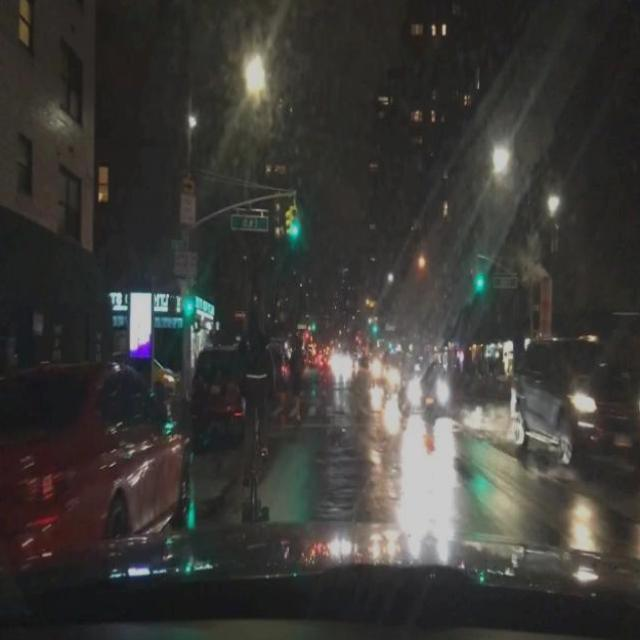
#> input picture dataset/train/images/0432d284-b1121aaf_augmented_1_jpg.rf.aae67d0da1689ef3f34b447ddf7b9ffc.jpg, 640 x 640 px
$ python prepare_experiments.py
#> lines starting #> are read from the running program, lines starting #| are printed output that depends on the picture
### src/preprocessing.py
"""Adaptive illumination preprocessing module for Low-light Pedestrian Detection.

This module provides deterministic, high-throughput image enhancement techniques:
1. L-channel CLAHE (Contrast Limited Adaptive Histogram Equalization) in CIE L*a*b* space.
2. Non-linear Gamma Correction using an optimized 256-element Lookup Table (LUT).

These functions enhance low-light pedestrian silhouettes and edge features
without corrupting chromaticity channels or incurring heavy deep-learning latency.
"""

from pathlib import Path
from typing import Optional, Tuple
import cv2
import numpy as np


# Configuration Constants
DEFAULT_CLAHE_CLIP_LIMIT: float = 2.0
DEFAULT_CLAHE_TILE_GRID: Tuple[int, int] = (8, 8)
DEFAULT_GAMMA_VALUE: float = 0.6  # Values < 1.0 lift dark shadow regions


def apply_clahe_lab(
    image: np.ndarray,
    clip_limit: float = DEFAULT_CLAHE_CLIP_LIMIT,
    tile_grid_size: Tuple[int, int] = DEFAULT_CLAHE_TILE_GRID,
) -> np.ndarray:
    """Enhance luminance contrast using CLAHE applied solely to the L* channel.

    Converts an input BGR image into the CIE L*a*b* color space, isolates the
    lightness (L*) channel, applies Contrast Limited Adaptive Histogram Equalization,
    and recombines with original chrominance (a*, b*) channels. This prevents
    unwanted color cast shifts and noise over-amplification.

    Args:
        image: Input 3-channel image in BGR format (uint8, shape [H, W, 3]).
        clip_limit: Threshold for contrast limiting in CLAHE.
        tile_grid_size: Number of rectangular grid tiles for local histogram equalisation.

    Returns:
        Enhanced 3-channel image in BGR format (uint8, shape [H, W, 3]).

    Raises:
        ValueError: If input image is empty or not 3-channel uint8.
    """
    if image is None or image.size == 0:
        raise ValueError("Input image cannot be None or empty.")
    if len(image.shape) != 3 or image.shape[2] != 3:
        raise ValueError(f"Expected 3-channel image, got shape: {image.shape}")

    # Convert BGR to CIE L*a*b* color space
    lab_image: np.ndarray = cv2.cvtColor(image, cv2.COLOR_BGR2LAB)
    l_channel, a_channel, b_channel = cv2.split(lab_image)

    # Apply CLAHE to the lightness channel only
    clahe: cv2.CLAHE = cv2.createCLAHE(
        clipLimit=clip_limit, tileGridSize=tile_grid_size
    )
    enhanced_l: np.ndarray = clahe.apply(l_channel)

    # Merge channels and convert back to BGR
    merged_lab: np.ndarray = cv2.merge((enhanced_l, a_channel, b_channel))
    return cv2.cvtColor(merged_lab, cv2.COLOR_LAB2BGR)


def apply_gamma_correction(
    image: np.ndarray,
    gamma: float = DEFAULT_GAMMA_VALUE,
) -> np.ndarray:
    """Apply non-linear tonal adjustment using an optimized Lookup Table (LUT).

    Transforms pixel intensities via the power-law equation I_out = 255 * (I_in / 255)^(gamma).
    For gamma < 1.0, shadow details are expanded while bright highlights are preserved.

    Args:
        image: Input image in BGR or grayscale format (uint8).
        gamma: Exponent parameter. Values < 1.0 brighten dark regions.

    Returns:
        Gamma-corrected image with identical dtype and spatial dimensions.

    Raises:
        ValueError: If input image is empty or gamma <= 0.
    """
    if image is None or image.size == 0:
        raise ValueError("Input image cannot be None or empty.")
    if gamma <= 0:
        raise ValueError(f"Gamma parameter must be strictly positive, got: {gamma}")

    # Construct 256-element LUT mapping input [0..255] to output [0..255]
    inv_gamma: float = 1.0 / gamma
    lut_values: np.ndarray = np.array(
        [((i / 255.0) ** inv_gamma) * 255 for i in range(256)],
        dtype=np.uint8,
    )

    # Execute hardware-accelerated lookup
    return cv2.LUT(image, lut_values)


# [43 lines left out: function create_comparison_grid, not called in this run]


# [10 lines that do not run on import are left out]

### src/prepare_experiments.py
"""Experiment dataset preparation module for Low-light Pedestrian Detection.

Prepares reproducible dataset configurations for the 3 training experiments:
1. Exp-A (Standard Fine-Tuning): Uses original low-light training split.
2. Exp-B (Proposed L-channel CLAHE): Training images enhanced with L-channel CLAHE.
3. Exp-C (Gamma Correction): Training images enhanced with non-linear Gamma (gamma=0.6).

CRITICAL LEAKAGE PREVENTION RULE:
Prapemrosesan CLAHE dan Gamma HANYA diterapkan pada split training.
Split validation dan test TETAP dibiarkan 100% murni tanpa augmentasi
agar evaluasi mencerminkan kemampuan model menghadapi citra malam riil di lapangan.
"""

import argparse
from pathlib import Path
import shutil
from typing import Dict, List
import cv2
from tqdm import tqdm
from preprocessing import apply_clahe_lab, apply_gamma_correction


DATASET_ORIGINAL: Path = Path("dataset")


def build_augmented_split(
    source_dir: Path,
    target_dir: Path,
    method: str,
) -> None:
    """Transform training images and preserve labels and validation/test splits.

    Args:
        source_dir: Root path of original dataset containing train/valid/test.
        target_dir: Root destination path for the augmented dataset variant.
        method: Transformation method ('clahe' or 'gamma').
    """
    if target_dir.exists():
        print(f"[INFO] Target directory '{target_dir}' already exists. Skipping rebuild.")
        return

    print(f"\n[INFO] Building '{method.upper()}' dataset variant at: {target_dir}")
    target_dir.mkdir(parents=True, exist_ok=True)

    # 1. Process Train Split
    train_src_img = source_dir / "train" / "images"
    train_src_lbl = source_dir / "train" / "labels"
    train_dst_img = target_dir / "train" / "images"
    train_dst_lbl = target_dir / "train" / "labels"

    train_dst_img.mkdir(parents=True, exist_ok=True)
    train_dst_lbl.mkdir(parents=True, exist_ok=True)

    img_files = sorted([p for p in train_src_img.iterdir() if p.suffix.lower() in (".jpg", ".jpeg", ".png")])
    print(f"[INFO] Transforming {len(img_files)} training images with {method.upper()}...")

    for img_path in img_files:
        img = cv2.imread(str(img_path))
        if img is None:
            continue

        if method == "clahe":
            transformed = apply_clahe_lab(img)
        elif method == "gamma":
            transformed = apply_gamma_correction(img, gamma=0.6)
        else:
            raise ValueError(f"Unknown augmentation method: {method}")

        out_img_path = train_dst_img / img_path.name
        cv2.imwrite(str(out_img_path), transformed)

    # Copy train labels intact
    print("[INFO] Copying training label annotations...")
    for lbl_path in train_src_lbl.glob("*.txt"):
        shutil.copy2(lbl_path, train_dst_lbl / lbl_path.name)

    # 2. Copy Valid and Test Splits 100% UNTOUCHED (Anti-Leakage)
    for eval_split in ("valid", "test"):
        eval_src = source_dir / eval_split
        eval_dst = target_dir / eval_split
        if eval_src.exists():
            print(f"[INFO] Copying untouched '{eval_split}' split (Preventing data leakage)...")
            shutil.copytree(eval_src, eval_dst, dirs_exist_ok=True)

    # 3. Create Corresponding data.yaml
    yaml_content = f"""path: {target_dir.resolve().as_posix()}
train: train/images
val: valid/images
test: test/images

nc: 2
names: ['Vehicle', 'person']
"""
    yaml_file = target_dir / f"data_{method}.yaml"
    with open(yaml_file, "w", encoding="utf-8") as f:
        f.write(yaml_content)
    print(f"[INFO] Created config: {yaml_file}")


def main() -> None:
    """CLI Entry Point."""
    parser = argparse.ArgumentParser(description="Prepare CLAHE and Gamma dataset splits.")
    parser.add_argument(
        "--variant",
        type=str,
        default="both",
        choices=["clahe", "gamma", "both"],
        help="Dataset variant to generate.",
    )
    args = parser.parse_args()

    if args.variant in ("clahe", "both"):
        build_augmented_split(DATASET_ORIGINAL, Path("dataset_clahe"), method="clahe")
#> in build_augmented_split, img is the input picture: shape (640, 640, 3); mean B, G, R 55.5, 58.8, 60.2
#> in apply_clahe_lab, `lab_image: np.ndarray = cv2.cvtColor(image, cv2.COLOR_BGR2LAB)`: lab_image: shape (640, 640, 3); mean of channels 0, 1, 2 61.8, 128, 130.3
#> in apply_clahe_lab, `l_channel, a_channel, b_channel = cv2.split(lab_image)`:
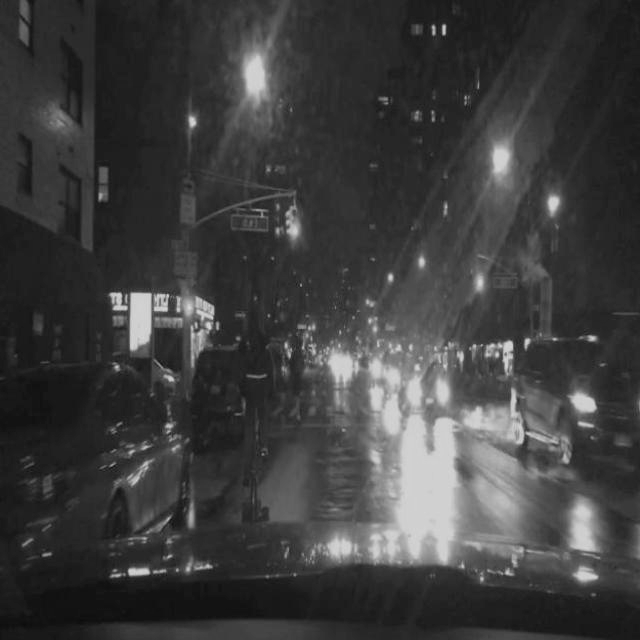
#> l_channel: shape (640, 640); min 12, max 218, mean 61.8
#> in apply_clahe_lab, `l_channel, a_channel, b_channel = cv2.split(lab_image)`:
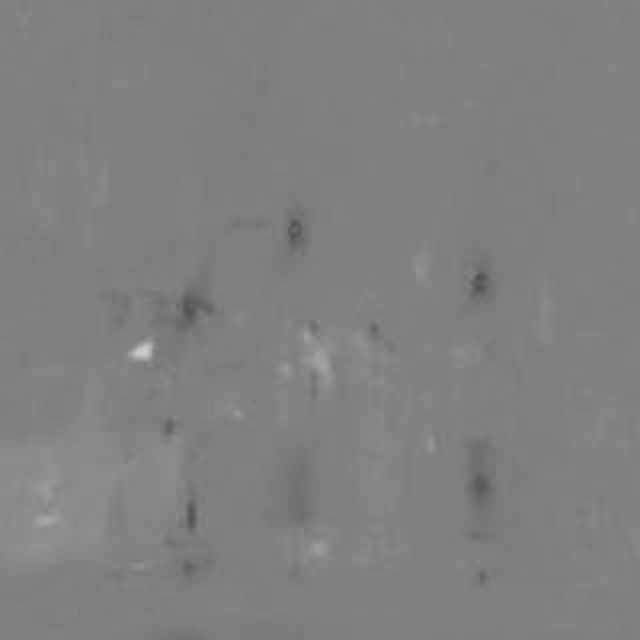
#> a_channel: shape (640, 640); min 78, max 206, mean 128
#> in apply_clahe_lab, `enhanced_l: np.ndarray = clahe.apply(l_channel)`:
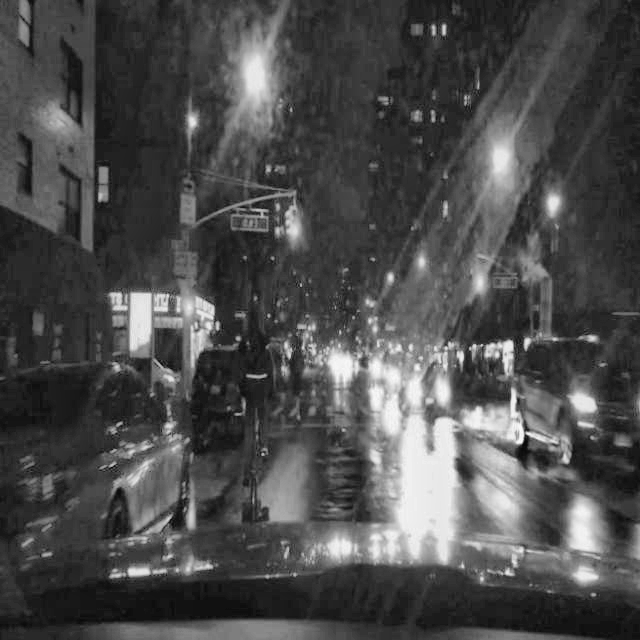
#> enhanced_l: shape (640, 640); min 8, max 250, mean 76
#> in apply_clahe_lab, `merged_lab: np.ndarray = cv2.merge((enhanced_l, a_channel, b_channel))`: merged_lab: shape (640, 640, 3); mean of channels 0, 1, 2 76, 128, 130.3
#> in apply_clahe_lab, `return cv2.cvtColor(merged_lab, cv2.COLOR_LAB2BGR)`:
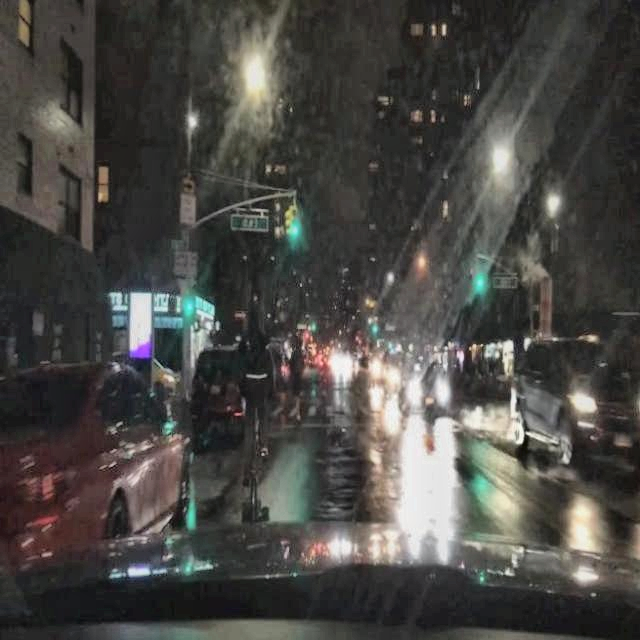
#> returned value: shape (640, 640, 3); mean B, G, R 68.5, 72.1, 73.5
    if args.variant in ("gamma", "both"):
        build_augmented_split(DATASET_ORIGINAL, Path("dataset_gamma"), method="gamma")
#> in apply_gamma_correction, `return cv2.LUT(image, lut_values)`:
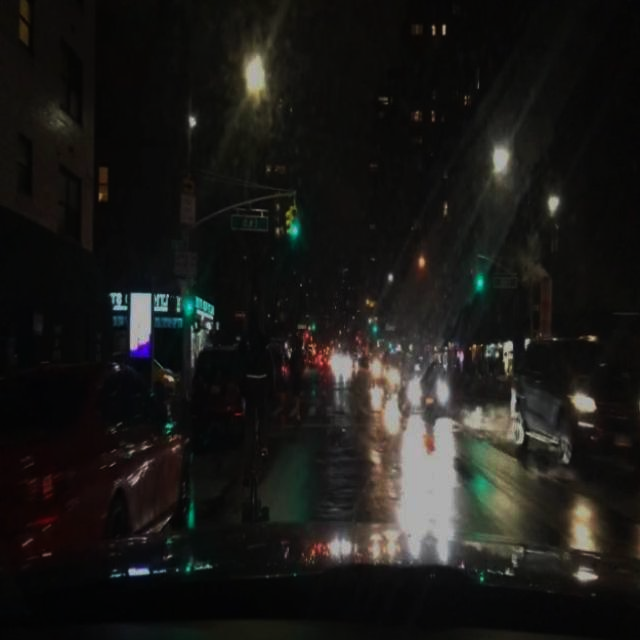
#> returned value: shape (640, 640, 3); mean of channels 0, 1, 2 24.1, 26.5, 27.5; drawn as B, G, R

    print("\n[INFO] Dataset preparation complete.")


if __name__ == "__main__":
    main()
